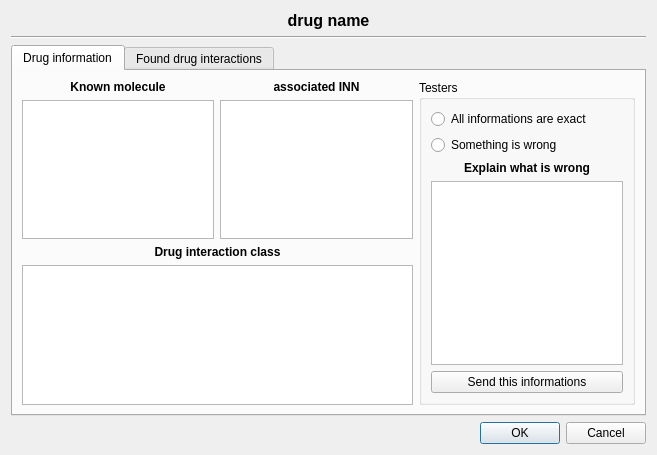
<ui version="4.0" >
 <class>mfDrugsInfoUI</class>
 <widget class="QDialog" name="mfDrugsInfoUI" >
  <property name="geometry" >
   <rect>
    <x>0</x>
    <y>0</y>
    <width>657</width>
    <height>455</height>
   </rect>
  </property>
  <property name="windowTitle" >
   <string>Dialog</string>
  </property>
  <layout class="QGridLayout" name="gridLayout_2" >
   <item row="0" column="0" >
    <widget class="QLabel" name="drugName" >
     <property name="sizePolicy" >
      <sizepolicy vsizetype="Fixed" hsizetype="Expanding" >
       <horstretch>0</horstretch>
       <verstretch>0</verstretch>
      </sizepolicy>
     </property>
     <property name="font" >
      <font>
       <pointsize>12</pointsize>
       <weight>75</weight>
       <bold>true</bold>
      </font>
     </property>
     <property name="text" >
      <string>drug name</string>
     </property>
     <property name="alignment" >
      <set>Qt::AlignCenter</set>
     </property>
    </widget>
   </item>
   <item row="1" column="0" >
    <widget class="Line" name="line" >
     <property name="orientation" >
      <enum>Qt::Horizontal</enum>
     </property>
    </widget>
   </item>
   <item row="4" column="0" >
    <widget class="QDialogButtonBox" name="buttonBox" >
     <property name="orientation" >
      <enum>Qt::Horizontal</enum>
     </property>
     <property name="standardButtons" >
      <set>QDialogButtonBox::Cancel|QDialogButtonBox::Ok</set>
     </property>
    </widget>
   </item>
   <item row="3" column="0" >
    <widget class="QTabWidget" name="chkAllIAM" >
     <property name="currentIndex" >
      <number>0</number>
     </property>
     <widget class="QWidget" name="tab" >
      <property name="geometry" >
       <rect>
        <x>0</x>
        <y>0</y>
        <width>635</width>
        <height>332</height>
       </rect>
      </property>
      <attribute name="title" >
       <string>Drug information</string>
      </attribute>
      <layout class="QGridLayout" name="gridLayout" >
       <item row="0" column="0" >
        <layout class="QVBoxLayout" name="verticalLayout" >
         <item>
          <widget class="QLabel" name="label_2" >
           <property name="font" >
            <font>
             <weight>75</weight>
             <bold>true</bold>
            </font>
           </property>
           <property name="text" >
            <string>Known molecule</string>
           </property>
           <property name="alignment" >
            <set>Qt::AlignCenter</set>
           </property>
          </widget>
         </item>
         <item>
          <widget class="QListWidget" name="knownMols" />
         </item>
        </layout>
       </item>
       <item row="0" column="1" >
        <layout class="QVBoxLayout" name="verticalLayout_2" >
         <item>
          <widget class="QLabel" name="label_3" >
           <property name="font" >
            <font>
             <weight>75</weight>
             <bold>true</bold>
            </font>
           </property>
           <property name="text" >
            <string>associated INN</string>
           </property>
           <property name="alignment" >
            <set>Qt::AlignCenter</set>
           </property>
          </widget>
         </item>
         <item>
          <widget class="QListWidget" name="DCI" />
         </item>
        </layout>
       </item>
       <item rowspan="2" row="0" column="2" >
        <widget class="QGroupBox" name="groupTestINN" >
         <property name="title" >
          <string>Testers</string>
         </property>
         <layout class="QVBoxLayout" name="verticalLayout_4" >
          <item>
           <widget class="QRadioButton" name="rbINNOk" >
            <property name="text" >
             <string>All informations are exact</string>
            </property>
           </widget>
          </item>
          <item>
           <widget class="QRadioButton" name="rbINNWrong" >
            <property name="text" >
             <string>Something is wrong</string>
            </property>
           </widget>
          </item>
          <item>
           <widget class="QLabel" name="label" >
            <property name="font" >
             <font>
              <weight>75</weight>
              <bold>true</bold>
             </font>
            </property>
            <property name="text" >
             <string>Explain what is wrong</string>
            </property>
            <property name="alignment" >
             <set>Qt::AlignCenter</set>
            </property>
           </widget>
          </item>
          <item>
           <widget class="QTextEdit" name="INNMessage" />
          </item>
          <item>
           <widget class="QPushButton" name="butSendINN" >
            <property name="text" >
             <string>Send this informations</string>
            </property>
           </widget>
          </item>
         </layout>
        </widget>
       </item>
       <item row="1" column="0" colspan="2" >
        <layout class="QVBoxLayout" name="verticalLayout_3" >
         <item>
          <widget class="QLabel" name="label_4" >
           <property name="font" >
            <font>
             <weight>75</weight>
             <bold>true</bold>
            </font>
           </property>
           <property name="text" >
            <string>Drug interaction class</string>
           </property>
           <property name="alignment" >
            <set>Qt::AlignCenter</set>
           </property>
          </widget>
         </item>
         <item>
          <widget class="QListWidget" name="interactClass" />
         </item>
        </layout>
       </item>
      </layout>
     </widget>
     <widget class="QWidget" name="tab_2" >
      <property name="geometry" >
       <rect>
        <x>0</x>
        <y>0</y>
        <width>635</width>
        <height>332</height>
       </rect>
      </property>
      <attribute name="title" >
       <string>Found drug interactions</string>
      </attribute>
      <layout class="QGridLayout" name="gridLayout_4" >
       <item row="0" column="0" >
        <layout class="QGridLayout" name="gridLayout_3" >
         <item row="0" column="0" colspan="2" >
          <widget class="QLabel" name="label_5" >
           <property name="font" >
            <font>
             <weight>75</weight>
             <bold>true</bold>
            </font>
           </property>
           <property name="text" >
            <string>Interactions from the list</string>
           </property>
           <property name="alignment" >
            <set>Qt::AlignCenter</set>
           </property>
          </widget>
         </item>
         <item row="1" column="0" colspan="2" >
          <widget class="QListWidget" name="listWidgetInteractions" />
         </item>
         <item row="3" column="0" >
          <widget class="QTextBrowser" name="Info_textBrowser" />
         </item>
         <item row="3" column="1" >
          <widget class="QTextBrowser" name="CAT_textBrower" />
         </item>
         <item row="2" column="0" >
          <widget class="QLabel" name="label_6" >
           <property name="font" >
            <font>
             <weight>75</weight>
             <bold>true</bold>
            </font>
           </property>
           <property name="text" >
            <string>Information</string>
           </property>
           <property name="alignment" >
            <set>Qt::AlignCenter</set>
           </property>
          </widget>
         </item>
         <item row="2" column="1" >
          <widget class="QLabel" name="label_7" >
           <property name="font" >
            <font>
             <weight>75</weight>
             <bold>true</bold>
            </font>
           </property>
           <property name="text" >
            <string>What to do</string>
           </property>
           <property name="alignment" >
            <set>Qt::AlignCenter</set>
           </property>
          </widget>
         </item>
        </layout>
       </item>
       <item row="0" column="1" >
        <widget class="QGroupBox" name="groupTestIAM" >
         <property name="title" >
          <string>Testers</string>
         </property>
         <layout class="QVBoxLayout" name="verticalLayout_6" >
          <item>
           <widget class="QCheckBox" name="chkAllInteractionsFound" >
            <property name="text" >
             <string>All interactions are found</string>
            </property>
           </widget>
          </item>
          <item>
           <widget class="QCheckBox" name="chkAllInteractionsOK" >
            <property name="text" >
             <string>All interactions are exact</string>
            </property>
           </widget>
          </item>
          <item>
           <widget class="QCheckBox" name="chkAllIAMTextsOK" >
            <property name="text" >
             <string>All Interaction text is right</string>
            </property>
           </widget>
          </item>
          <item>
           <widget class="QCheckBox" name="chkAllCATTextsOK" >
            <property name="text" >
             <string>All todos texts are right</string>
            </property>
           </widget>
          </item>
          <item>
           <widget class="QLabel" name="label_8" >
            <property name="font" >
             <font>
              <weight>75</weight>
              <bold>true</bold>
             </font>
            </property>
            <property name="text" >
             <string>Explain what is wrong</string>
            </property>
            <property name="alignment" >
             <set>Qt::AlignCenter</set>
            </property>
           </widget>
          </item>
          <item>
           <widget class="QTextEdit" name="InteractMessage" />
          </item>
          <item>
           <widget class="QPushButton" name="butIAMSend" >
            <property name="text" >
             <string>Send this informations</string>
            </property>
           </widget>
          </item>
         </layout>
        </widget>
       </item>
      </layout>
     </widget>
    </widget>
   </item>
  </layout>
 </widget>
 <resources/>
 <connections>
  <connection>
   <sender>buttonBox</sender>
   <signal>accepted()</signal>
   <receiver>mfDrugsInfoUI</receiver>
   <slot>accept()</slot>
   <hints>
    <hint type="sourcelabel" >
     <x>257</x>
     <y>445</y>
    </hint>
    <hint type="destinationlabel" >
     <x>157</x>
     <y>274</y>
    </hint>
   </hints>
  </connection>
  <connection>
   <sender>buttonBox</sender>
   <signal>rejected()</signal>
   <receiver>mfDrugsInfoUI</receiver>
   <slot>reject()</slot>
   <hints>
    <hint type="sourcelabel" >
     <x>325</x>
     <y>445</y>
    </hint>
    <hint type="destinationlabel" >
     <x>286</x>
     <y>274</y>
    </hint>
   </hints>
  </connection>
 </connections>
</ui>
